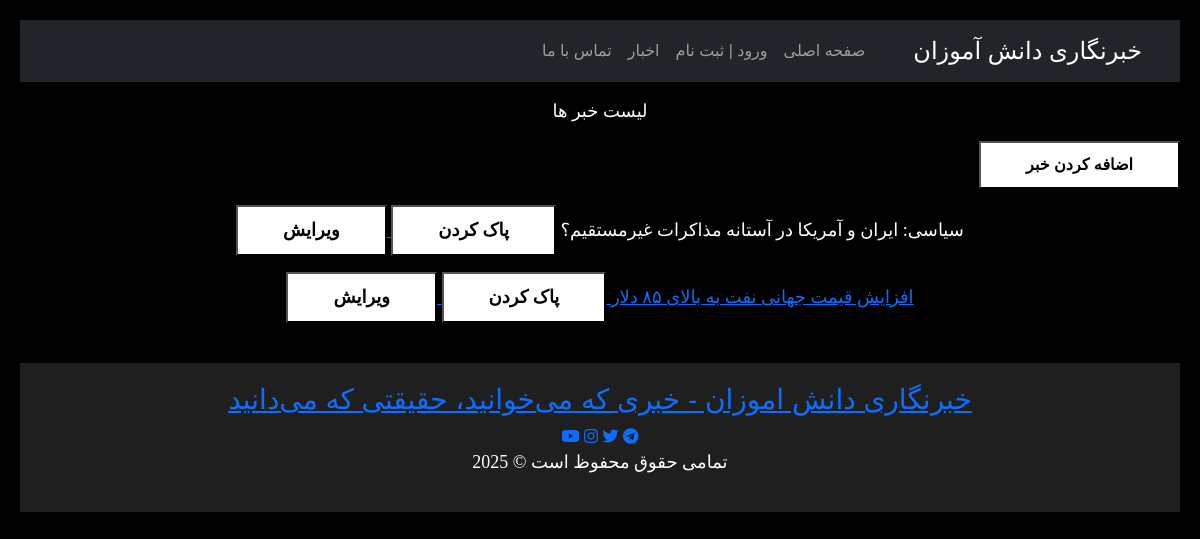
Page /modiriat.php on the committed database.
### tables this page shows
CREATE TABLE IF NOT EXISTS `news` (
  `id` int NOT NULL AUTO_INCREMENT,
  `sartitr` text NOT NULL,
  `news` text NOT NULL,
  `img` text NOT NULL,
  PRIMARY KEY (`id`)
);

### modiriat.php (the view, shortened to what this page needs)
<?php
include("header.php");
?>
<?php
include("data.php");
$result= mysqli_query($c,"SELECT * FROM `news`");
$row=mysqli_fetch_array($result);
?>
<p >
<p>لیست خبر ها</p>
<a href="addnews.php"><button>اضافه کردن خبر</button></a>
</p>
<?php
while($row){
?>
<p>
  <?php echo($row["sartitr"]); ?>
<a href="news_delete.php?id=<?php echo($row["id"]); ?>">
<button>پاک کردن</button>
<a href="news_edit.php?id=<?php echo($row["id"]); ?>">
<button> ویرایش</button>
<?php
$row=mysqli_fetch_array($result);}
?>
<?php
include("footer.php");
?>

### style.css (style rules this page uses)
body { font-family: "B Nazanin", sans-serif; background-color: #fffbfb; color: #000000; border-radius: 8px; padding: 25px; }
p { color: white; }

### newes1.css (style rules this page uses)
body { padding: 20px; background-color: black; }

### modiriat.php (style rules this page uses)
button { background-color: white; color: black; font-size: 12px; padding: 10px 45px; border-radius: 15px; font-weight: 600; margin-top: 10px; }
p { font-family: B nazanin; font-size: 18px; color: white; text-align: center; line-height: 1.5; margin: 20px 0; }
a { text-align: center; direction: rtl; color: white; }

### rows in the picture
news: sartitr "سیاسی: ایران و آمریکا در آستانه مذاکرات غیرمستقیم؟"
news: sartitr "افزایش قیمت جهانی نفت به بالای ۸۵ دلار"
